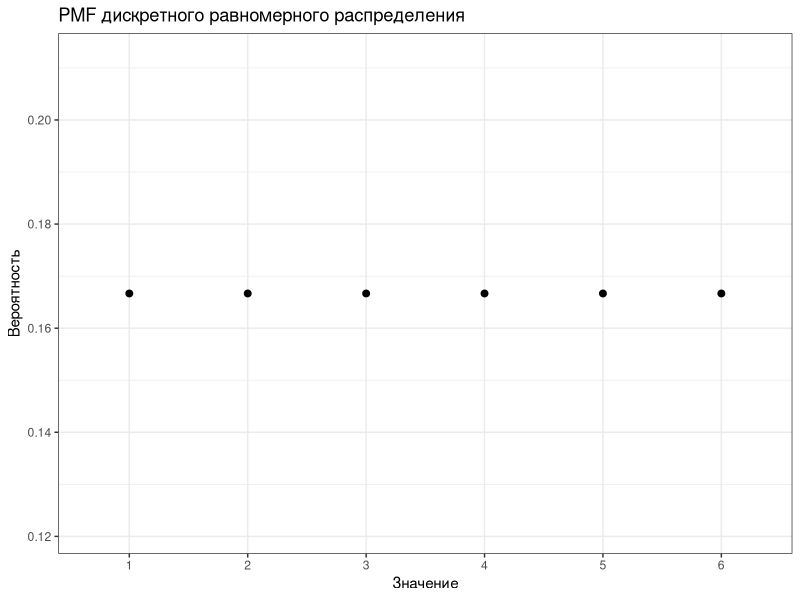
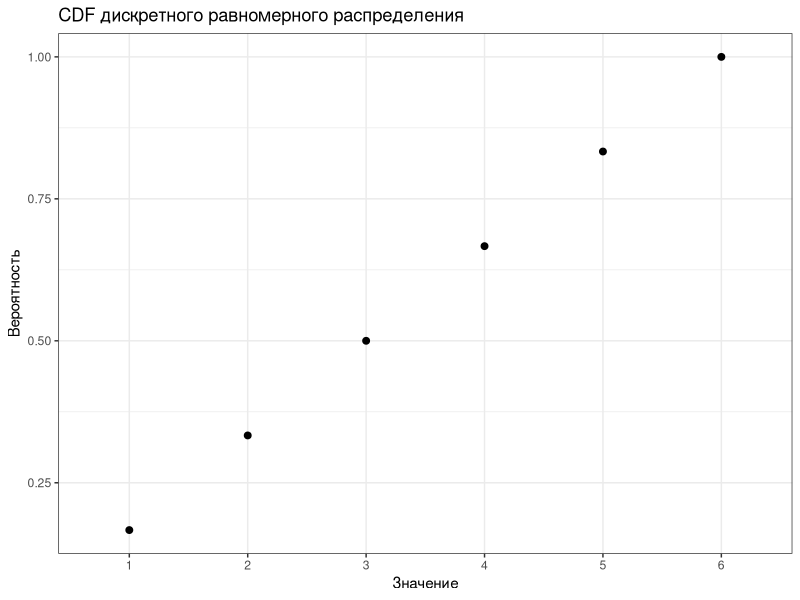
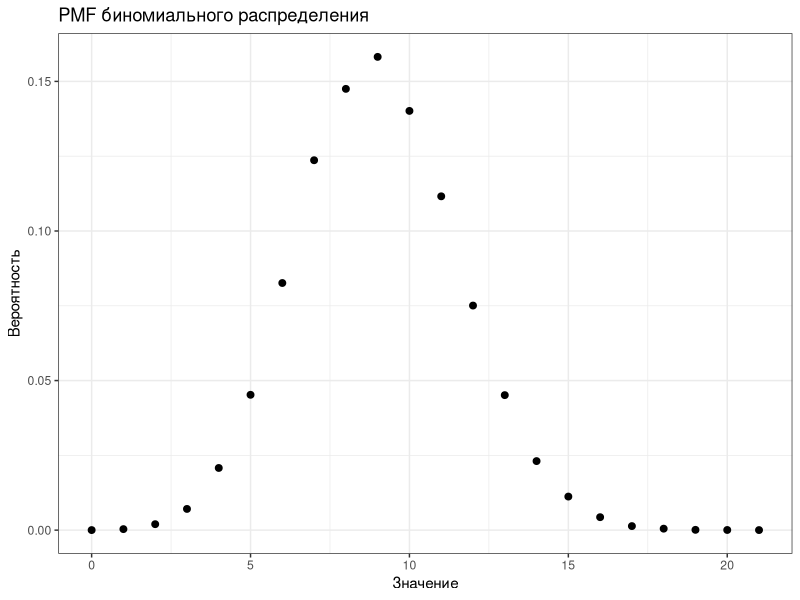
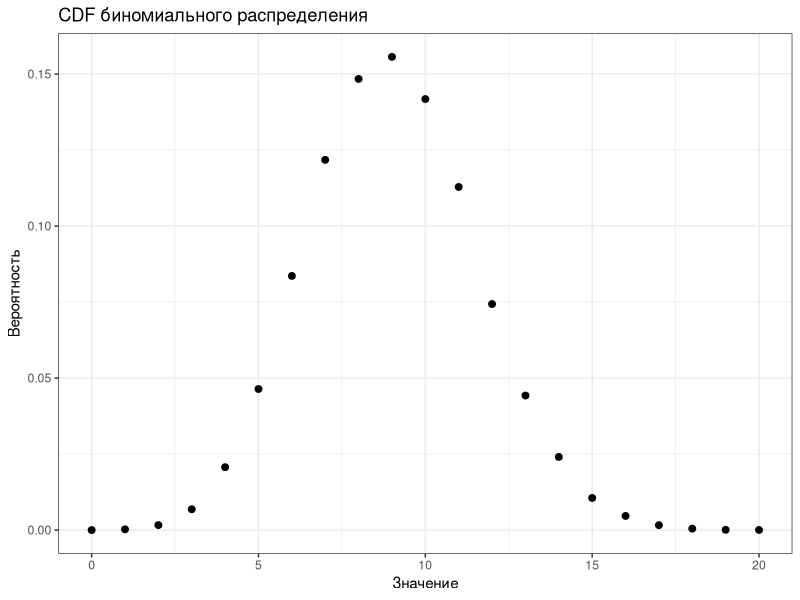
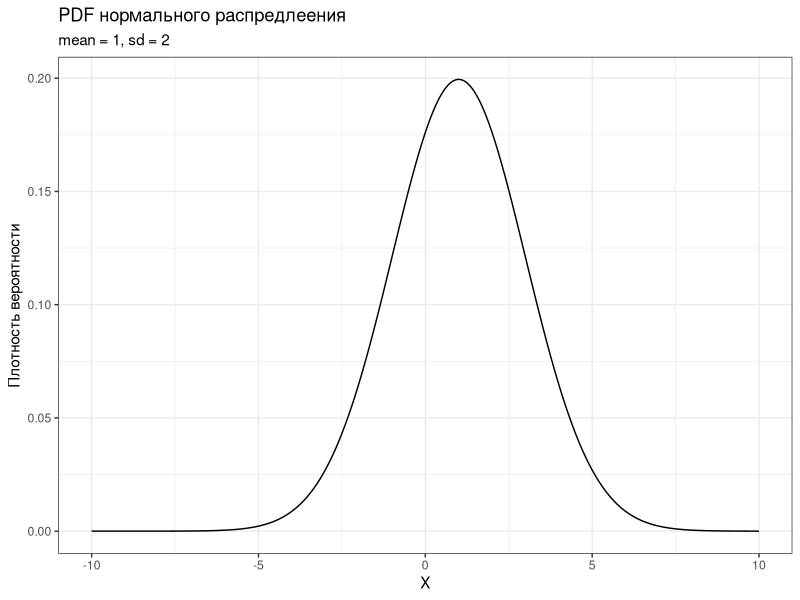
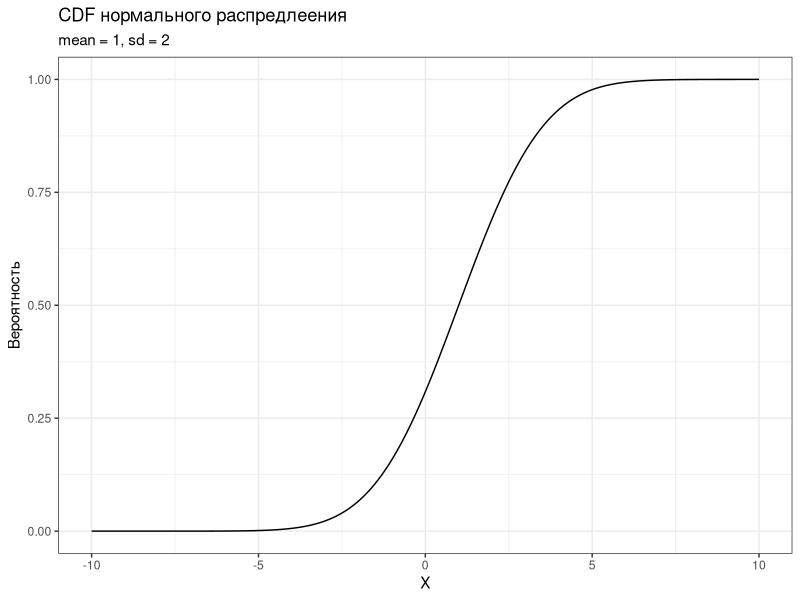

Generate these figures, in order, with R:
## ---- chunk 1
library(tidyverse)
theme_set(theme_bw())
## ---- chunk 2
tibble(x = 1:6, y = 1/6) %>% 
  ggplot(aes(x, y)) +
  geom_point(size = 2) +
  xlab('Значение') + ylab('Вероятность') +
  scale_x_discrete(limits = factor(1:6)) +
  labs(title = "PMF дискретного равномерного распределения")
## ---- chunk 3
tibble(x = 1:6, y = 1/6,
       c = 1/6 * 1:6) %>% 
  ggplot(aes(x, c)) +
  geom_point(size = 2) +
  xlab('Значение') + ylab('Вероятность') +
  scale_x_discrete(limits = factor(1:6)) +
  labs(title = "CDF дискретного равномерного распределения")
## ---- chunk 4
tibble(x = (rbinom(100000, 30, 0.3))) %>% 
  group_by(x) %>% summarize(n = n(),
                            p = n/100000) %>% 
  ggplot(aes(x, p)) + 
  geom_point(size = 2) +
  xlab("Значение") + ylab("Вероятность") +
  labs(title = "PMF биномиального распределения")
## ---- chunk 5

tibble(x = (rbinom(100000, 30, 0.3))) %>% 
  group_by(x) %>% summarize(n = n(),
                            p = n/100000) %>% 
  ggplot(aes(x, p)) + 
  geom_point(size = 2) +
  xlab("Значение") + ylab("Вероятность") +
  labs(title = "CDF биномиального распределения")
## ---- chunk 6
x <- seq(-10, 10, .001)
tibble(y = dnorm(x, mean = 1, sd = 2)) %>% 
  ggplot(aes(x = x, y = y)) +
  geom_line() +
  xlab('X') + ylab('Плотность вероятности') +
  labs(title = "PDF нормального распредлеения",
       subtitle = "mean = 1, sd = 2")
## ---- chunk 7
x <- seq(-10, 10, .001)
tibble(y = pnorm(x, mean = 1, sd = 2)) %>% 
  ggplot(aes(x = x, y = y)) +
  geom_line() +
  xlab('X') + ylab('Вероятность') +
  labs(title = "CDF нормального распредлеения",
       subtitle = "mean = 1, sd = 2")
